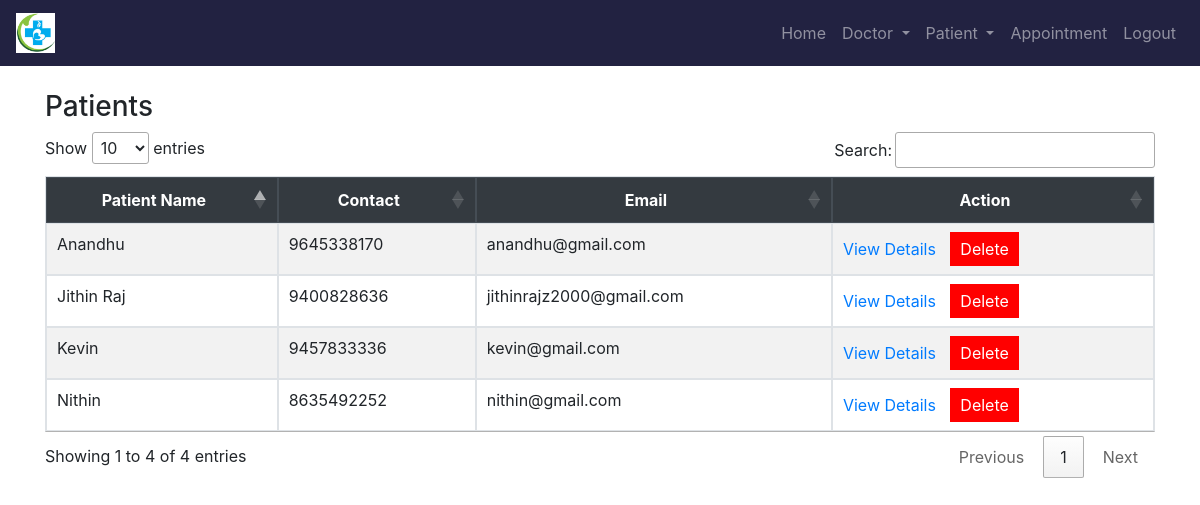
/view_patients/, run on the app's committed database.
### Hospital_mngmnt/models.py (models this page shows, shortened)
class Patient(models.Model):
    name = models.CharField(max_length=255)
    phone_number = models.CharField(max_length=10)
    email = models.EmailField(unique=True)
    password = models.CharField(max_length=255)

### Hospital_mngmnt/views.py (the view)
# urls.py: path('view_patients/', views.view_patients, name='view_patients'),
def view_patients(request):
    patients = Patient.objects.all()
    context = {
        'patients': patients
    }
    return render(request, 'view_patients.html', context)

### templates/view_patients.html (shortened to what this page needs)
{% load static %}
<!DOCTYPE html>
<html>
<head>
    <link rel="stylesheet" href="https://stackpath.bootstrapcdn.com/bootstrap/4.5.2/css/bootstrap.min.css">
    <link rel="stylesheet" type="text/css" href="https://cdn.datatables.net/1.10.20/css/jquery.dataTables.css">
</head>
<body>
    <nav class="navbar navbar-expand-lg navbar-dark ">
        <a class="navbar-brand" href="#">
            <img src="{% static 'images/hsptllogonew.png' %}" alt="Hospital Management System Logo" style="height: 40px;">
        </a>
        <div class="collapse navbar-collapse" id="navbarNav">
            <ul class="navbar-nav ml-auto">
                <li class="nav-item">
                    <a class="nav-link" href="{% url 'receptionist_dashboard' %}">Home</a>
                </li>
                <li class="nav-item dropdown">
                    <a class="nav-link dropdown-toggle" href="#" id="doctorDropdown" role="button" data-toggle="dropdown" aria-haspopup="true" aria-expanded="false">
                        Doctor
                    </a>
                </li>
                <li class="nav-item dropdown">
                    <a class="nav-link dropdown-toggle" href="#" id="patientDropdown" role="button" data-toggle="dropdown" aria-haspopup="true" aria-expanded="false">
                        Patient
                    </a>
                </li>
                <li class="nav-item">
                    <a class="nav-link" href="{% url 'view_appointments' %}">Appointment</a>
                </li>
                <li class="nav-item">
                    <a class="nav-link" href="{% url 'logout' %}">Logout</a>
                </li>
            </ul>
        </div>
    </nav>
    <div class="container">
        <h3 class="mt-4">Patients</h3>
        <table id="patient_table" class="table table-striped table-bordered">
            <thead class="thead-dark">
                <tr>
                    <th class="text-center">Patient Name</th>
                    <th class="text-center">Contact</th>
                    <th class="text-center">Email</th>
                    <th class="text-center">Action</th>
                </tr>
            </thead>
            <tbody>
                {% for patient in patients %}
                <tr>
                    <td>{{ patient.name }}</td>
                    <td>{{ patient.phone_number}}</td>
                    <td>{{ patient.email}}</td>
                    <td>
                        <a class="details-link" href="{% url 'patient_details' patient.id %}">View Details</a>
                        <form method="post" action="{% url 'delete_patient' patient.id %}" style="display:inline;">
                            <button type="submit" class="delete-btn">Delete</button>
                        </form>
                    </td>
                {% endfor %}
            </tbody>
        </table>
    </div>
</body>
</html>

### templates/view_patients.html (style rules this page uses)
.navbar { background-color: #222241 !important; }
.delete-btn { background-color: red; color: white; border: none; padding: 5px 10px; cursor: pointer; }
.container { margin-top: 20px; }
.text-center { text-align: center; }
.details-link { margin-right: 10px; }

### data on the page
Patient: name "Jithin Raj", phone_number "9400828636", email "jithinrajz2000@gmail.com"
Patient: name "Anandhu", phone_number "9645338170", email "anandhu@gmail.com"
Patient: name "Nithin", phone_number "8635492252", email "nithin@gmail.com"
Patient: name "Kevin", phone_number "9457833336", email "kevin@gmail.com"
